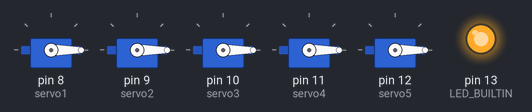
Bench run of a sketch on a simulated Arduino Uno, built with avr-gcc and run on an emulated ATmega328P. Shown: 5 × servo, output pins drawn as LEDs (lit = HIGH).

Above: at 0.05 s.
At 3.05 s:
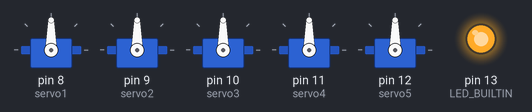
At 5.0 s:
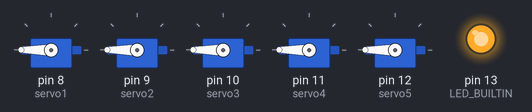
Timing chart, 0 to 5.8 s (numbered marks = the images above):
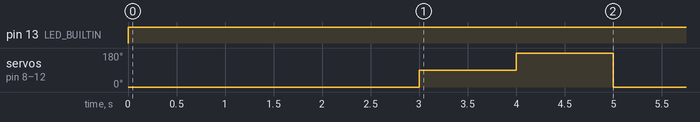

The sketch:

Servo_motor_testing.ino
```cpp
#include<Servo.h>

int pos = 0;

Servo servo1;
Servo servo2;
Servo servo3;
Servo servo4;
Servo servo5;


void setup()
{
  // put your setup code here, to run once:
  servo1.attach(8);
  servo2.attach(9);
  servo3.attach(10);
  servo4.attach(11);
  servo5.attach(12);

  pinMode(LED_BUILTIN,OUTPUT);

  Serial.begin(9600);

}

void loop()
{
  // put your main code here, to run repeatedly:
  servo1.write(0);
  servo2.write(0);
  servo3.write(0);
  servo4.write(0);
  servo5.write(0);

  digitalWrite(LED_BUILTIN,HIGH);
  delay(3000);
  digitalWrite(LED_BUILTIN,LOW);


  servo1.write(90);
  servo2.write(90);
  servo3.write(90);
  servo4.write(90);
  servo5.write(90);

  digitalWrite(LED_BUILTIN,HIGH);
  delay(1000);
  digitalWrite(LED_BUILTIN,LOW);


  servo1.write(180);
  servo2.write(180);
  servo3.write(180);
  servo4.write(180);
  servo5.write(180);

  digitalWrite(LED_BUILTIN,HIGH);
  delay(1000);
  digitalWrite(LED_BUILTIN,LOW);

}
```

Measured:
- by itself, pin 13 (LED_BUILTIN): LOW → HIGH at 0.00 s
- by itself, servo on pin 8 (servo1), servo on pin 9 (servo2), servo on pin 10 (servo3), servo on pin 11 (servo4), servo on pin 12 (servo5): repeats every 5.0 s: 180° 1.0 s, 0° 3.0 s, 90° 1.0 s
